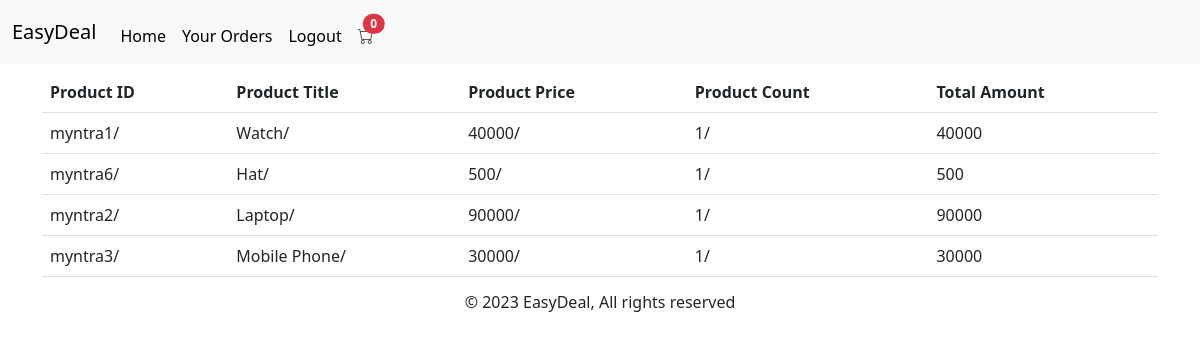
Page /orders (signed in) on the committed database.
### myntra_app/models.py (models this page shows, shortened)
class Order(models.Model):
    Order_id=models.CharField(unique=True,max_length=20)
    email_id=models.EmailField(max_length=30)
    product_id=models.TextField()
    product_title = models.TextField()
    product_price= models.TextField()
    product_count= models.TextField()
    product_image=models.TextField()
    total_amount=models.IntegerField()

### myntra_app/views.py (the view)
# urls.py: path('orders', views.orders, name='orders'),
def orders(request):
    if request.method=="GET":
        o_count=Order.objects.all().filter(email_id=request.user).count()
        if(o_count==0):
            return render(request,"myntra_app/order_history.html",{'message':"No Previous Orders"})
        else:
            orders=Order.objects.all().filter(email_id=request.user)
            return render(request,"myntra_app/order_history.html",{'context':orders})

### myntra_app/templates/myntra_app/order_history.html (shortened to what this page needs)
<!DOCTYPE html>
<html lang="en">
<head>
  <link href="https://cdn.jsdelivr.net/npm/bootstrap@5.3.0-alpha1/dist/css/bootstrap.min.css" rel="stylesheet"
>
</head>
<body onload="update_cart()">
  {% include 'myntra_app/navbar.html' %}
  <div class="container mt-2">
    {% if user.is_authenticated %}
    <table class="table table-hover">
      <thead>
        <tr>
          <th scope="col">Product ID</th>
          <th scope="col">Product Title</th>
          <th scope="col">Product Price</th>
          <th scope="col">Product Count</th>
          <th scope="col">Total Amount</th>
        </tr>
    </thead>
    {% for order in context %}
      <tbody>
        <tr>
          <td>{{order.product_id}}</td>
          <td>{{order.product_title}}</td>
          <td>{{order.product_price}}</td>
          <td>{{order.product_count}}</td>
          <td>{{order.total_amount}}</td>
        </tr>
      </tbody>
      {% endfor%}
    </table>
    {% else %}
          <h1 class="text-center">Login To View</h1>
    {% endif %}
        </div>
  {% include 'myntra_app/footer.html' %}
</body>
</html>

### myntra_app/templates/myntra_app/navbar.html (shortened to what this page needs)
<!DOCTYPE html>
<html lang="en">
<head>
    <link href="https://cdn.jsdelivr.net/npm/bootstrap@5.3.0-alpha1/dist/css/bootstrap.min.css" rel="stylesheet">
    <link rel="stylesheet" href="https://cdn.jsdelivr.net/npm/bootstrap-icons@1.10.2/font/bootstrap-icons.css">
</head>
<body>
    <nav class="navbar navbar-expand-lg bg-body-tertiary">
        <div class="container-fluid">
          <a class="navbar-brand" href="#">EasyDeal</a>
          <div class="collapse navbar-collapse mt-2" id="navbarSupportedContent">
            <ul class="navbar-nav me-auto mb-2 mb-lg-0">
              <li class="nav-item">
                <a class="nav-link active" aria-current="page" href="{% url 'home' %}">Home</a>
              </li>
              {% if user.is_authenticated %}
              <li class="nav-item">
                <a class="nav-link active" aria-current="page" href="{% url 'orders' %}">Your Orders</a>
              </li>
              <li class="nav-item">
                <a class="nav-link active" aria-current="page" href="{% url 'logoutuser' %}">Logout</a>
              </li>
              <li class="nav-item position-relative">
                <a class="nav-link" href="{% url 'mycart' %}"><i class="bi bi-cart"></i><span id="item_count" class="position-absolute top-10 start-10 translate-middle badge rounded-pill bg-danger"></span></a>
              </li>
              {% endif %}
            </ul>
          </div>
        </div>
      </nav>
</body>
</html>

### myntra_app/templates/myntra_app/footer.html (shortened to what this page needs)
<!DOCTYPE html>
<html lang="en">
<head>
    <link href="https://cdn.jsdelivr.net/npm/bootstrap@5.3.0-alpha1/dist/css/bootstrap.min.css" rel="stylesheet">
</head>
<body>
    <div class="container text-center">
        <h6>&copy; 2023 EasyDeal, All rights reserved</h6>
    </div>
</body>
</html>

### rows in the picture
Order: product_id "myntra1/", product_title "Watch/", product_price "40000/", product_count "1/", total_amount "40000"
Order: product_id "myntra6/", product_title "Hat/", product_price "500/", product_count "1/", total_amount "500"
Order: product_id "myntra2/", product_title "Laptop/", product_price "90000/", product_count "1/", total_amount "90000"
Order: product_id "myntra3/", product_title "Mobile Phone/", product_price "30000/", product_count "1/", total_amount "30000"
